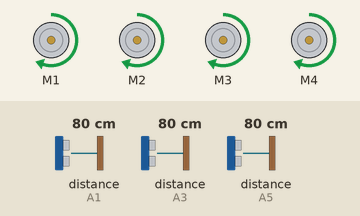
Bench run of a sketch on a simulated Arduino Uno, built with avr-gcc and run on an emulated ATmega328P. Parts: 4 × DC motor (green arrow = forward, orange = backward, longer = faster). The test bench sets the inputs (shaded band); at power-on: distance to the obstacle (sensors on A1, A3, A5) 80 cm. The echo pulse lasts 58.3 µs per cm.

Above: at 1.2 s.
1.3 s: distance to the obstacle (sensor on A1) set to 27 cm
2.8 s: distance to the obstacle (sensor on A1) set to 23 cm
At 3.04 s:
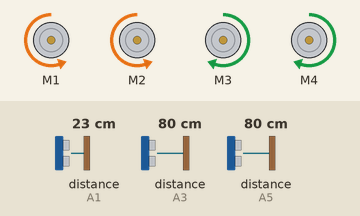
At 4.04 s:
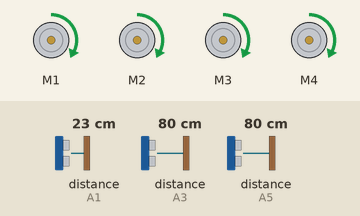
5.8 s: distance to the obstacle (sensor on A3) set to 2 cm
At 6.46 s:
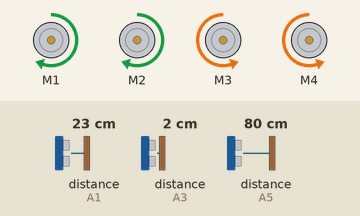
8.8 s: distance to the obstacle (sensor on A3) set to 120 cm
11.8 s: distance to the obstacle (sensor on A3) set to 4 cm
14.8 s: distance to the obstacle (sensor on A5) set to 250 cm
Timing chart, 0 to 65.3 s (numbered marks = the images above; inputs shaded):
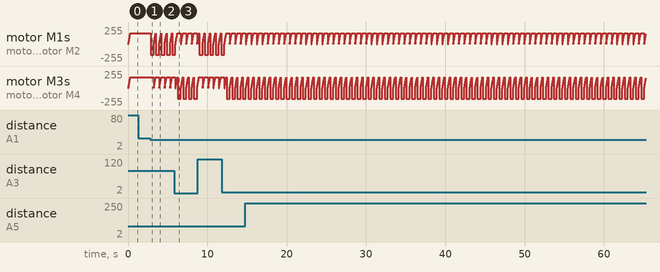

The sketch:

CARRO_3_ULTRASONICOS.ino
```cpp
#include <Servo.h>
#include <NewPing.h>
#include <AFMotor.h>

//Configuracion de la libreria NewPing para cada uno de los sensores
NewPing DistFront(A0, A1, 200);  //(trig,echo,dist max)  Este es el sensor de ultrasonido frontal
NewPing DistLeft(A2, A3, 200);  //(trig,echo,dist max) Este es el sensor de ultrasonido izquierdo
NewPing DistRight(A4, A5, 200);  //(trig,echo,dist max) Este es el sensor de ultrasonido derecho

//Declaracion de las variables de distancia para ada uno de los sensores
int distance = 0;
int distanceLeft = 0;
int distanceRight = 0;

int distanceD = 0;
int distanceIz = 0;
boolean Booleano = false;

AF_DCMotor MotorLeft1(1, MOTOR12_1KHZ);
AF_DCMotor MotorLeft2(2, MOTOR12_1KHZ);
AF_DCMotor MotorRight1(3, MOTOR34_1KHZ);
AF_DCMotor MotorRight2(4, MOTOR34_1KHZ);

void setup() {

}

void loop() {
  driveTruck();
}

//Metodo para medir la distancia
int medirDistancia(int Dist)  //Medir la distancia
{
  delay(10);
  int distanceCM = Dist;
  if (distanceCM <= 0 || distanceCM >= 250) {
    distanceCM = 250;
  }
  return distanceCM;
}

//Metodo de accionar el carro
void driveTruck() {
  distance = medirDistancia(DistFront.ping_cm());
  distanceLeft = medirDistancia(DistLeft.ping_cm());
  distanceRight = medirDistancia(DistRight.ping_cm());

  if ((distanceLeft >= 15 && distanceRight >= 15) && distance >= 25) {
    Forward();
  } else if (distanceLeft || distanceRight < 15) {
    if (distanceLeft >= distanceRight) {
      turnLeft(200);
      delay(200);
      Forward();
    } else if (distanceRight >= distanceLeft) {
      turnRight(200);
      delay(200);
      Forward();
    }
  } else if (distance < 25) {
    stop();
    delay(150);
    Backward();
    delay(250);
    stop();
    delay(250);
    distanceD = medirDistancia(DistLeft.ping_cm());
    delay(250);
    distanceIz = medirDistancia(DistRight.ping_cm());
    delay(250);

    if (distanceD >= distanceIz) {
      turnRight(300);
      stop();
    } else if (distanceIz >= distanceD) {
      turnLeft(300);
      stop();
    }
  }
}

//Metodo para frenar
void stop() {
  MotorLeft1.run(RELEASE);
  MotorLeft2.run(RELEASE);
  MotorRight1.run(RELEASE);
  MotorRight2.run(RELEASE);
}

//Metodo para ir adelante
void Forward() {
  if (Booleano == false) {
    Booleano = true;
    MotorLeft1.run(FORWARD);
    MotorLeft2.run(FORWARD);
    MotorRight1.run(FORWARD);
    MotorRight2.run(FORWARD);
    speedControl();
  }
}

//Metodo para ir en reversa o hacia atras
void Backward() {
  Booleano = false;
  MotorLeft1.run(BACKWARD);
  MotorLeft2.run(BACKWARD);
  MotorRight1.run(BACKWARD);
  MotorRight2.run(BACKWARD);
  speedControl();
}

//Metdo para girar a la derecha
void turnRight(int tiempo) {
  Booleano = false;
  MotorLeft1.run(FORWARD);
  MotorLeft2.run(FORWARD);
  MotorRight1.run(BACKWARD);
  MotorRight2.run(BACKWARD);
  delay(tiempo);
}

//Metodo para girar a la izquierda
void turnLeft(int tiempo) {
  Booleano = false;
  MotorLeft1.run(BACKWARD);
  MotorLeft2.run(BACKWARD);
  MotorRight1.run(FORWARD);
  MotorRight2.run(FORWARD);
  delay(tiempo);
}

//Metodo para el control de la velocidad
void speedControl() {
  for (int velocidad = 0; velocidad < 160; velocidad += 2) {
    MotorLeft1.setSpeed(velocidad);
    MotorLeft2.setSpeed(velocidad);
    MotorRight1.setSpeed(velocidad);
    MotorRight2.setSpeed(velocidad);
    delay(3);
  }
}
```

Measured:
- the behaviour switches between 25 and 24 cm on distance to the obstacle (sensor on A1) (found by bisection; images 0 and 1)
- after the input at 1.3 s, every drawn part: stays the same
